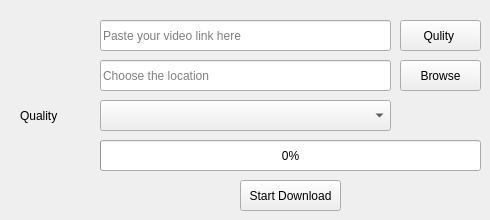
    <widget class="QWidget" name="tab_4">
     <attribute name="title">
      <string> Download Youtube Video</string>
     </attribute>
     <widget class="QPushButton" name="pushButton_3">
      <property name="geometry">
       <rect>
        <x>400</x>
        <y>60</y>
        <width>81</width>
        <height>31</height>
       </rect>
      </property>
      <property name="toolTip">
       <string>Save as </string>
      </property>
      <property name="text">
       <string>Browse</string>
      </property>
     </widget>
     <widget class="QPushButton" name="pushButton_4">
      <property name="geometry">
       <rect>
        <x>240</x>
        <y>180</y>
        <width>101</width>
        <height>31</height>
       </rect>
      </property>
      <property name="toolTip">
       <string>Click to start download</string>
      </property>
      <property name="text">
       <string>Start Download</string>
      </property>
     </widget>
     <widget class="QLineEdit" name="lineEdit_3">
      <property name="geometry">
       <rect>
        <x>100</x>
        <y>20</y>
        <width>291</width>
        <height>31</height>
       </rect>
      </property>
      <property name="placeholderText">
       <string>Paste your video link here</string>
      </property>
     </widget>
     <widget class="QProgressBar" name="progressBar_2">
      <property name="geometry">
       <rect>
        <x>100</x>
        <y>140</y>
        <width>381</width>
        <height>31</height>
       </rect>
      </property>
      <property name="value">
       <number>0</number>
      </property>
     </widget>
     <widget class="QLineEdit" name="lineEdit_4">
      <property name="geometry">
       <rect>
        <x>100</x>
        <y>60</y>
        <width>291</width>
        <height>31</height>
       </rect>
      </property>
      <property name="placeholderText">
       <string>Choose the location</string>
      </property>
     </widget>
     <widget class="QComboBox" name="comboBox">
      <property name="geometry">
       <rect>
        <x>100</x>
        <y>100</y>
        <width>291</width>
        <height>31</height>
       </rect>
      </property>
      <property name="currentText">
       <string/>
      </property>
     </widget>
     <widget class="QLabel" name="label_7">
      <property name="geometry">
       <rect>
        <x>20</x>
        <y>100</y>
        <width>71</width>
        <height>31</height>
       </rect>
      </property>
      <property name="text">
       <string>Quality</string>
      </property>
     </widget>
     <widget class="QPushButton" name="pushButton_7">
      <property name="geometry">
       <rect>
        <x>400</x>
        <y>20</y>
        <width>81</width>
        <height>31</height>
       </rect>
      </property>
      <property name="toolTip">
       <string>Click to find qulity</string>
      </property>
      <property name="text">
       <string>Qulity </string>
      </property>
     </widget>
    </widget>
